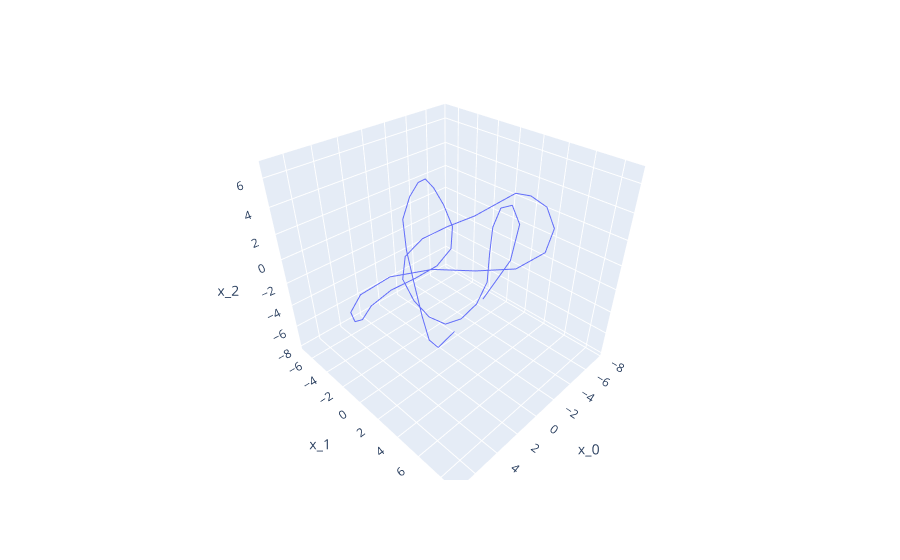

The notebook cell saved with this chart:
### Code cell
##---plot da file tsv 


folder="simulazioni/KnotOut50"
df = pd.read_csv(folder+"/step_3.tsv", sep="\t")  # usa '\t' come separatore

# Assumendo che le colonne si chiamino x, y, z
x = df["x_0"]
y = df["x_1"]
z = df["x_2"]

fig = px.line_3d(df, x, y, z)

# Opzionale: proporzioni reali dei dati
fig.update_layout(
    scene=dict(
        aspectmode="data"
    )
)

fig.show()

### Figure 1 — Plotly figure (JSON) as saved in the notebook; plotly's stock layout.template omitted (floating-point values rounded to 4 significant figures)
{"data": [{"hovertemplate": "x_0=%{x}<br>x_1=%{y}<br>x_2=%{z}<extra></extra>", "legendgroup": "", "line": {"color": "#636efa", "dash": "solid"}, "marker": {"symbol": "circle"}, "mode": "lines", "name": "", "scene": "scene", "showlegend": false, "type": "scatter3d", "x": [5.386, 3.594, 1.845, 0.4576, -0.5361, -1.187, -1.562, -1.692, -1.527, -1.25, -1.266, -1.55, -1.85, -2.096, -2.741, -3.888, -5.225, -6.598, -7.583, -7.421, -6.63, -5.722, -4.323, -2.313, 0.01962, 2.117, 4.054, 5.886, 7.024, 7.154, 6.364, 5.032, 3.305, 0.9808, -1.486, -3.939, -6.092, -7.311, -7.092, -6.02, -4.475, -2.648, -0.715, 1.085, 2.326, 3.386, 4.558, 5.75, 6.59, 6.549], "y": [8.706, 8.777, 7.851, 6.253, 4.704, 3.657, 3.203, 3.017, 2.286, 1.056, -0.6548, -2.82, -5.023, -6.664, -6.94, -5.986, -4.403, -2.713, -1.136, 0.5083, 2.431, 4.416, 6.052, 6.884, 6.546, 5.305, 3.804, 2.281, 0.8517, -0.2801, -1.256, -2.45, -3.786, -4.303, -4.274, -4.34, -4.842, -5.876, -6.738, -6.793, -6.056, -4.807, -3.541, -2.22, -0.4979, 1.375, 3.34, 5.239, 6.856, 7.991], "z": [4.416, 5.78, 6.657, 6.601, 5.464, 3.497, 1.134, -1.301, -3.54, -5.511, -7.107, -7.857, -7.578, -6.302, -4.402, -2.742, -1.483, -0.3739, 1.038, 2.465, 3.225, 3.443, 3.087, 2.606, 2.403, 2.695, 3.018, 2.661, 1.234, -0.6855, -2.518, -3.892, -4.454, -4.514, -4.643, -4.672, -4.201, -2.946, -1.067, 0.8811, 2.407, 3.144, 3.145, 2.603, 1.509, 0.3496, -0.356, -0.2445, 0.8598, 2.662]}], "layout": {"legend": {"tracegroupgap": 0}, "margin": {"t": 60}, "scene": {"aspectmode": "data", "domain": {"x": [0, 1], "y": [0, 1]}, "xaxis": {"title": {"text": "x_0"}}, "yaxis": {"title": {"text": "x_1"}}, "zaxis": {"title": {"text": "x_2"}}}}}
